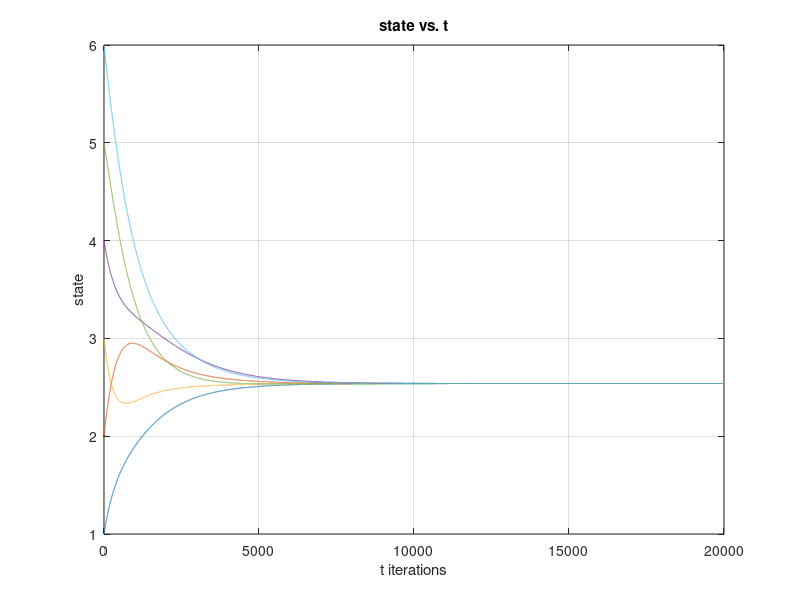

Reproduce this figure in MATLAB.
A=[0 0 1 0 0 0;
   1 0 0 0 0 1;
   1 1 0 0 0 0;
   0 1 0 0 0 0;
   0 0 1 0 0 0;
   0 0 0 1 1 0]
%calculate the row sum
D=diag(sum(A,2));I=eye(size(A,1));alpha=0.01
%iteration
F = I-0.001*(D-A);N=20000;
x=zeros(6,N);x0=[1,2,3,4,5,6]'; x(:,1)=x0;
%[t,x]=ode45(@inputs,[t0 tf],x0,[],L);
for K=2:N
    if K==2
        x(:,K)=F*x0;
    else 
        x(:,K)=F*x(:,K-1);
    end
end
t=0:N-1
figure(2)
plot(t,x,LineWidth=2);
xlabel('t iterations')
ylabel('state')
title('state vs. t')
grid on